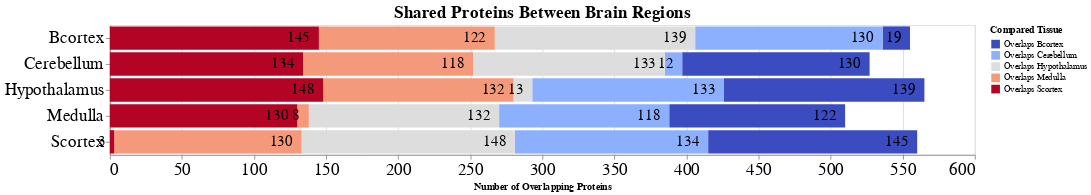

Source (notebook cell):
### Code cell
# custom colors
n = len(brain_share['Compared Tissue'].unique())
my_colors = cm.get_cmap('coolwarm', n)
my_colors = my_colors(np.linspace(0, 1, n))
my_colors = [colors.to_hex(c) for c in my_colors]
domain = [c for c in brain_share['Compared Tissue'].unique()]

# make stacked bar chart with number of overlaps
bars = alt.Chart(brain_share).mark_bar().encode(
    x=alt.X('overlapping:Q', stack='zero'),
    y=alt.Y('source_tissue:O'),
    color=alt.Color('Compared Tissue:O', scale=alt.Scale(domain=domain, range=my_colors)),
    order=alt.Order('Compared Tissue', sort='descending')
).properties(
    title='Shared Proteins Between Brain Regions',
    width=1000,
    height=150
)

text = alt.Chart(brain_share).mark_text(align='right', dx=-10, dy=0, size=17, color='black').encode(
    x=alt.X('overlapping:Q', stack='zero',
            axis=alt.Axis(tickCount=10), title='Number of Overlapping Proteins'),
    y=alt.Y('source_tissue:O', title='', ),
    detail='Compared Tissue:O',
    text=alt.Text('overlapping:Q'),
    order=alt.Order('Compared Tissue', sort='descending')
).properties(
    width=1000,
    height=150
)

(bars + text).configure_axis(
    labelFontSize=20
).configure_title(
    fontSize=20,
    anchor='middle'
)

### Figure 1 — Vega-Lite specification as saved in the notebook (floating-point values rounded to 4 significant figures)
{"config": {"view": {"continuousWidth": 400, "continuousHeight": 300}, "axis": {"labelFontSize": 20}, "title": {"anchor": "middle", "fontSize": 20}}, "layer": [{"mark": "bar", "encoding": {"color": {"type": "ordinal", "field": "Compared Tissue", "scale": {"domain": ["Overlaps Bcortex", "Overlaps Cerebellum", "Overlaps Hypothalamus", "Overlaps Medulla", "Overlaps Scortex"], "range": ["#3b4cc0", "#8db0fe", "#dddddd", "#f49a7b", "#b40426"]}}, "order": {"type": "nominal", "field": "Compared Tissue", "sort": "descending"}, "x": {"type": "quantitative", "field": "overlapping", "stack": "zero"}, "y": {"type": "ordinal", "field": "source_tissue"}}, "height": 150, "title": "Shared Proteins Between Brain Regions", "width": 1000}, {"mark": {"type": "text", "align": "right", "color": "black", "dx": -10, "dy": 0, "size": 17}, "encoding": {"detail": {"type": "ordinal", "field": "Compared Tissue"}, "order": {"type": "nominal", "field": "Compared Tissue", "sort": "descending"}, "text": {"type": "quantitative", "field": "overlapping"}, "x": {"type": "quantitative", "axis": {"tickCount": 10}, "field": "overlapping", "stack": "zero", "title": "Number of Overlapping Proteins"}, "y": {"type": "ordinal", "field": "source_tissue", "title": ""}}, "height": 150, "width": 1000}], "data": {"name": "data-4814ff55d30dd3d1397c7964eb3a7b5e"}, "$schema": "https://vega.github.io/schema/vega-lite/v4.8.1.json", "datasets": {"data-4814ff55d30dd3d1397c7964eb3a7b5e": [{"source_tissue": "Bcortex", "Compared Tissue": "Overlaps Bcortex", "overlapping": 19, "value_norm": 0.1067}, {"source_tissue": "Bcortex", "Compared Tissue": "Overlaps Cerebellum", "overlapping": 130, "value_norm": 0.7303}, {"source_tissue": "Bcortex", "Compared Tissue": "Overlaps Hypothalamus", "overlapping": 139, "value_norm": 0.7809}, {"source_tissue": "Bcortex", "Compared Tissue": "Overlaps Medulla", "overlapping": 122, "value_norm": 0.6854}, {"source_tissue": "Bcortex", "Compared Tissue": "Overlaps Scortex", "overlapping": 145, "value_norm": 0.8146}, {"source_tissue": "Cerebellum", "Compared Tissue": "Overlaps Bcortex", "overlapping": 130, "value_norm": 0.7303}, {"source_tissue": "Cerebellum", "Compared Tissue": "Overlaps Cerebellum", "overlapping": 12, "value_norm": 0.06742}, {"source_tissue": "Cerebellum", "Compared Tissue": "Overlaps Hypothalamus", "overlapping": 133, "value_norm": 0.7472}, {"source_tissue": "Cerebellum", "Compared Tissue": "Overlaps Medulla", "overlapping": 118, "value_norm": 0.6629}, {"source_tissue": "Cerebellum", "Compared Tissue": "Overlaps Scortex", "overlapping": 134, "value_norm": 0.7528}, {"source_tissue": "Hypothalamus", "Compared Tissue": "Overlaps Bcortex", "overlapping": 139, "value_norm": 0.7809}, {"source_tissue": "Hypothalamus", "Compared Tissue": "Overlaps Cerebellum", "overlapping": 133, "value_norm": 0.7472}, {"source_tissue": "Hypothalamus", "Compared Tissue": "Overlaps Hypothalamus", "overlapping": 13, "value_norm": 0.07303}, {"source_tissue": "Hypothalamus", "Compared Tissue": "Overlaps Medulla", "overlapping": 132, "value_norm": 0.7416}, {"source_tissue": "Hypothalamus", "Compared Tissue": "Overlaps Scortex", "overlapping": 148, "value_norm": 0.8315}, {"source_tissue": "Medulla", "Compared Tissue": "Overlaps Bcortex", "overlapping": 122, "value_norm": 0.6854}, {"source_tissue": "Medulla", "Compared Tissue": "Overlaps Cerebellum", "overlapping": 118, "value_norm": 0.6629}, {"source_tissue": "Medulla", "Compared Tissue": "Overlaps Hypothalamus", "overlapping": 132, "value_norm": 0.7416}, {"source_tissue": "Medulla", "Compared Tissue": "Overlaps Medulla", "overlapping": 8, "value_norm": 0.04494}, {"source_tissue": "Medulla", "Compared Tissue": "Overlaps Scortex", "overlapping": 130, "value_norm": 0.7303}, {"source_tissue": "Scortex", "Compared Tissue": "Overlaps Bcortex", "overlapping": 145, "value_norm": 0.8146}, {"source_tissue": "Scortex", "Compared Tissue": "Overlaps Cerebellum", "overlapping": 134, "value_norm": 0.7528}, {"source_tissue": "Scortex", "Compared Tissue": "Overlaps Hypothalamus", "overlapping": 148, "value_norm": 0.8315}, {"source_tissue": "Scortex", "Compared Tissue": "Overlaps Medulla", "overlapping": 130, "value_norm": 0.7303}, {"source_tissue": "Scortex", "Compared Tissue": "Overlaps Scortex", "overlapping": 3, "value_norm": 0.01685}]}}
